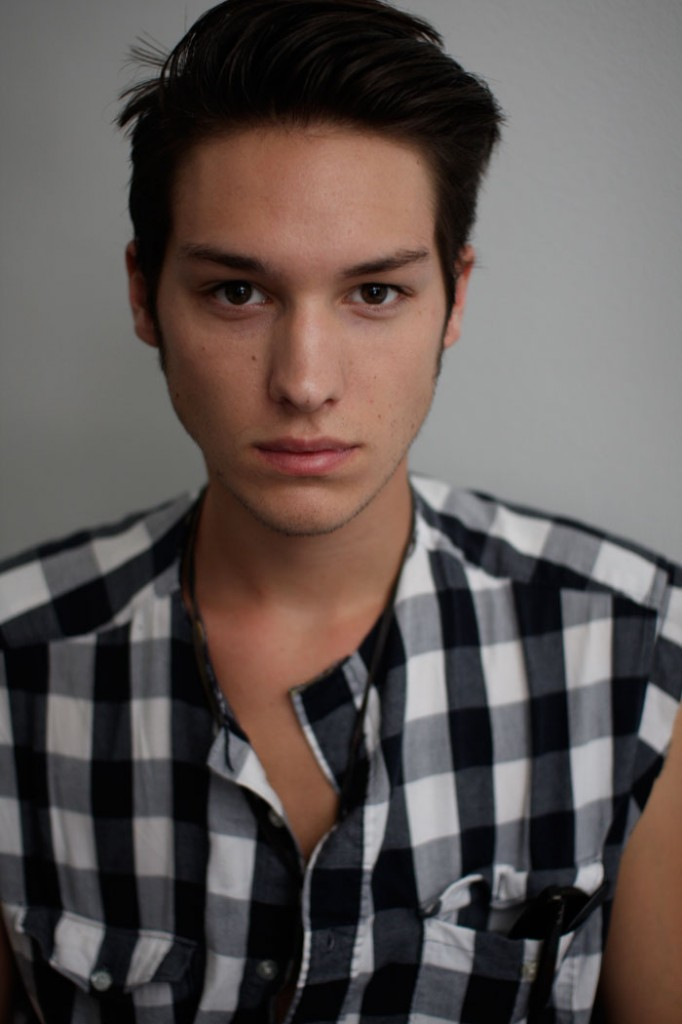
//> input picture Test1.jpg, 682 x 1024 px
$ ./SkinSegmentationHSV   (built with g++ and OpenCV 4)
//> lines starting //> are read from the running program, lines starting //| are printed output that depends on the picture; after the words box and inside, x2 and y2 are one past the last pixel; in counts of white or black regions, pixels touching at a corner belong together
/************************************************************************************************************************
 * Author     : Manu BN
 * Description: Skin segmentation in HSV
 ***********************************************************************************************************************/

#include <iostream>
#include <opencv2/opencv.hpp>


using namespace std;
using namespace cv;


int main(){


    Mat3b frame = imread("/home/manubn/Downloads/upload/Test1.jpg");
//> frame is the input picture: 1024 rows x 682 cols, CV_8UC3; mean B, G, R 81.7, 84.4, 93.3


        /* THRESHOLD ON HSV*/
        cvtColor(frame, frame, CV_BGR2HSV);
//> frame: 1024 rows x 682 cols, CV_8UC3; mean H, S, V 56.3, 55.8, 95.6
        GaussianBlur(frame, frame, Size(7,7), 1, 1);
//> frame: 1024 rows x 682 cols, CV_8UC3; mean H, S, V 56.3, 55.8, 95.6
        for(int r=0; r<frame.rows; ++r){
            for(int c=0; c<frame.cols; ++c)
                // 0<H<0.25  -   0.15<S<0.9    -    0.2<V<0.95
                if( (frame(r,c)[0]>5) && (frame(r,c)[0] < 17) && (frame(r,c)[1]>38) && (frame(r,c)[1]<250) && (frame(r,c)[2]>51) && (frame(r,c)[2]<242) ); // do nothing
                else for(int i=0; i<3; ++i)	frame(r,c)[i] = 0;
        }
//> frame: 1024 rows x 682 cols, CV_8UC3; mean H, S, V 1.9, 25.1, 26.8

        /* BGR CONVERSION AND THRESHOLD */
        Mat1b frame_gray;
        cvtColor(frame, frame, CV_HSV2BGR);
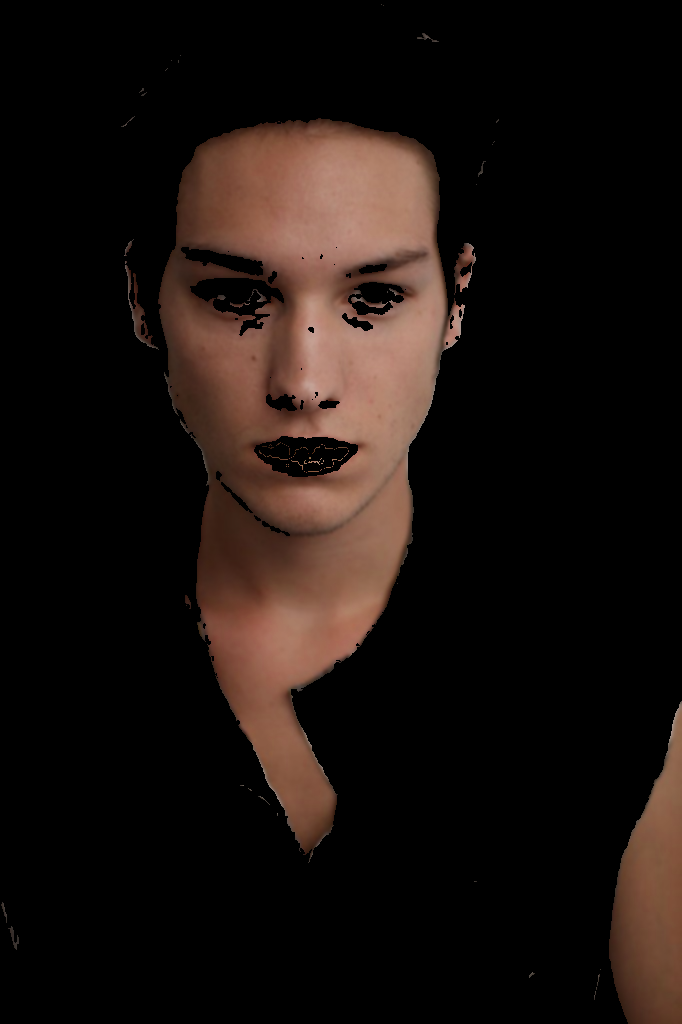
//> frame: 1024 rows x 682 cols, CV_8UC3; mean B, G, R 14.6, 18.2, 26.8
        cvtColor(frame, frame_gray, CV_BGR2GRAY);
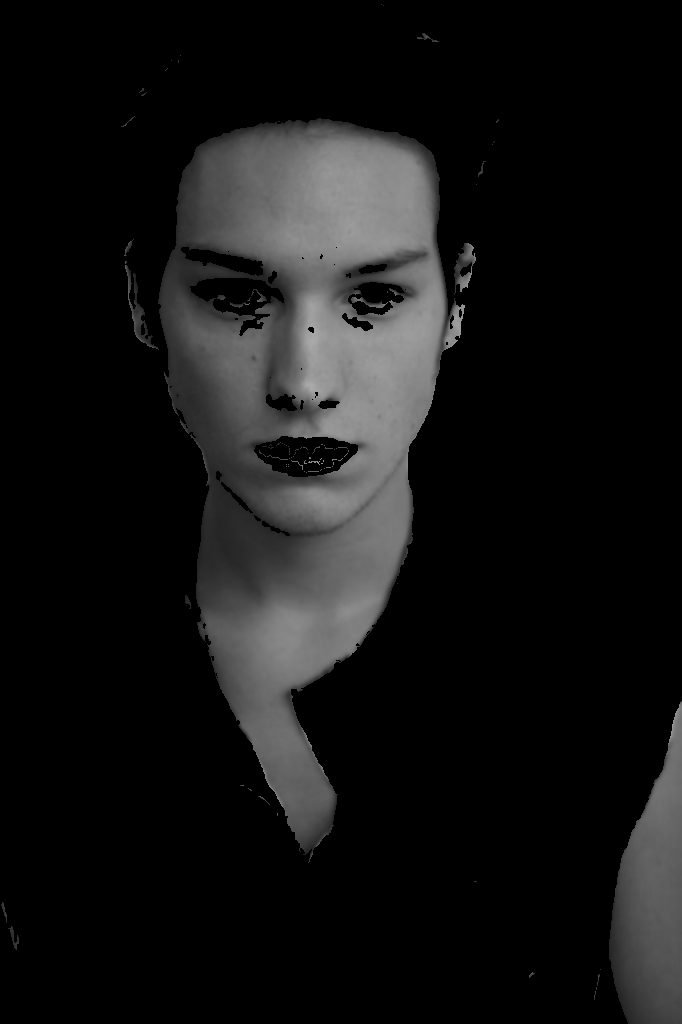
//> frame_gray: 1024 rows x 682 cols, CV_8UC1; min 0, max 171, mean 20.3
        threshold(frame_gray, frame_gray, 60, 255, CV_THRESH_BINARY);
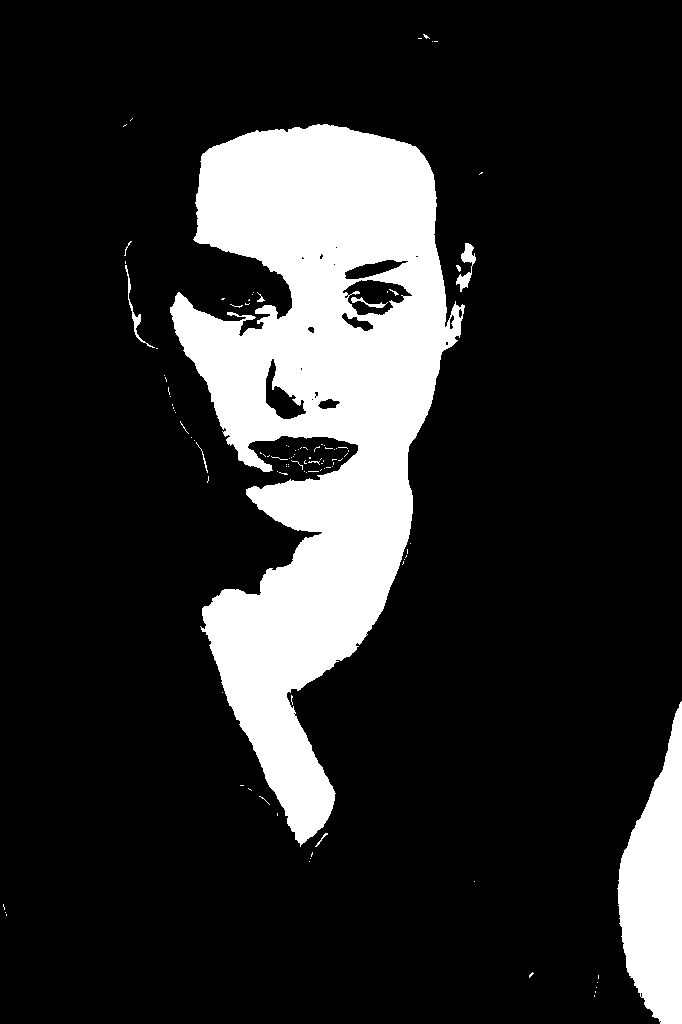
//> frame_gray: 1024 rows x 682 cols, CV_8UC1; 17% white; 109 white regions (98 under 20 px), largest, box (x1, y1, x2, y2) and area: (170, 124, 465, 847) 104288, (617, 701, 682, 1024) 13352, (456, 243, 476, 292) 375
        morphologyEx(frame_gray, frame_gray, CV_MOP_ERODE, Mat1b(3,3,1), Point(-1, -1), 3);
        morphologyEx(frame_gray, frame_gray, CV_MOP_OPEN, Mat1b(7,7,1), Point(-1, -1), 1);
        morphologyEx(frame_gray, frame_gray, CV_MOP_CLOSE, Mat1b(9,9,1), Point(-1, -1), 1);

        medianBlur(frame_gray, frame_gray, 15);
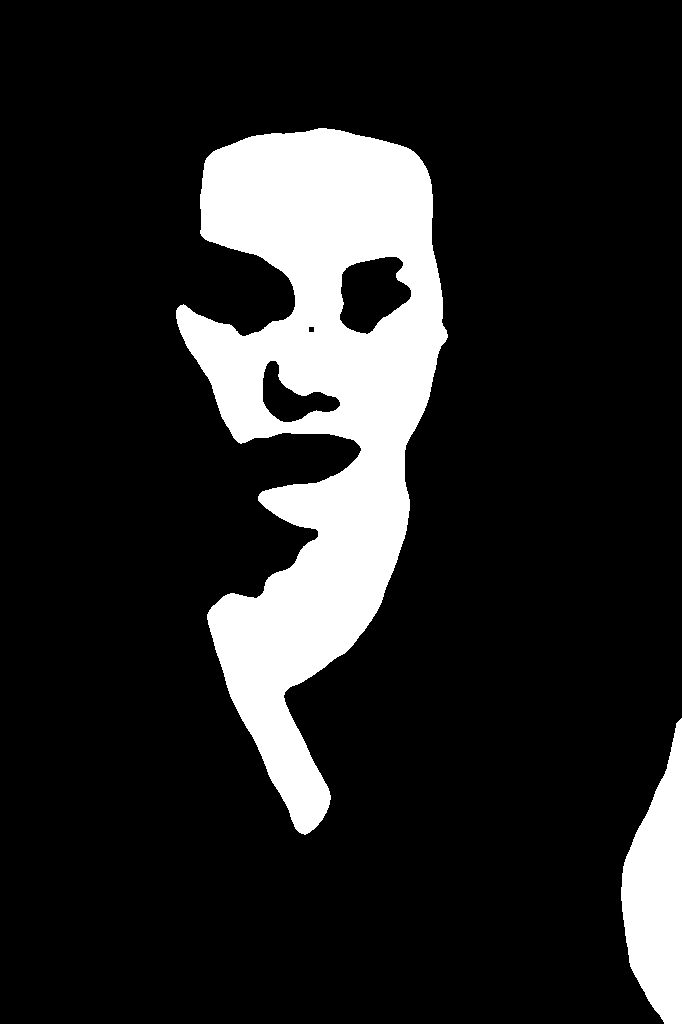
//> frame_gray: 1024 rows x 682 cols, CV_8UC1; 14.8% white; 2 white regions, box (x1, y1, x2, y2) and area: (176, 128, 448, 835) 91633, (621, 718, 682, 1024) 12021
        imshow("Mask", frame_gray);

        //cvtColor(frame, frame, CV_BGR2HSV);
       // resize(frame, frame, Size(), 0.5, 0.5);
        imshow("Segmented",frame);


        waitKey(0);

    return 0;
}
